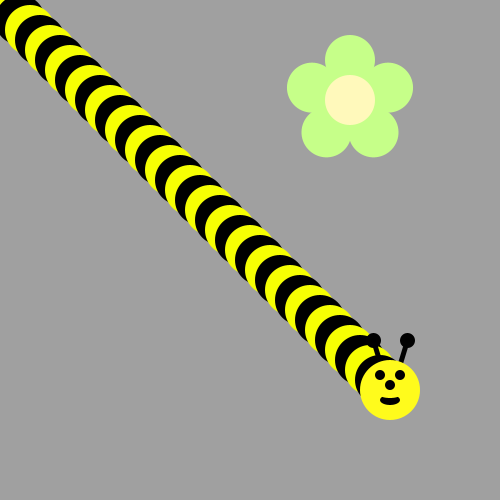
Frame 1 (no input)
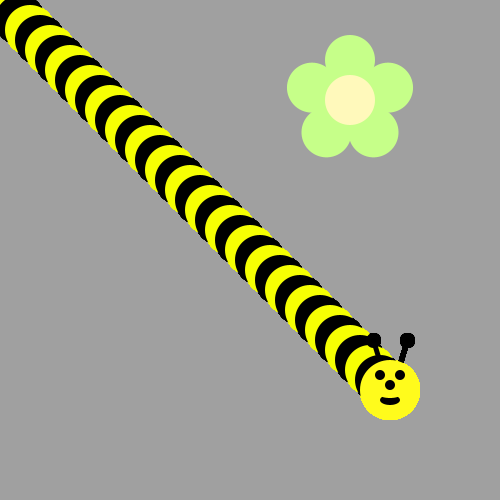
Frame 60 (the mouse pressed at the canvas centre just before this capture)
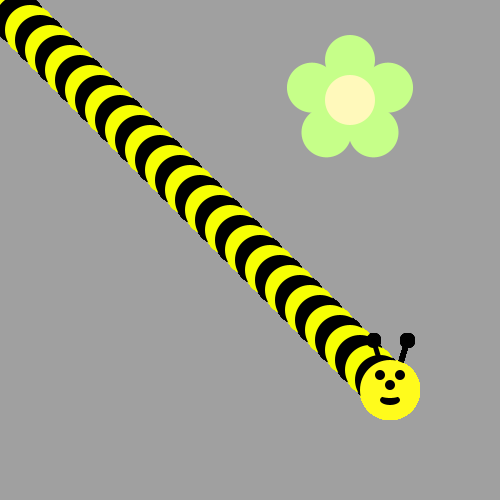
Frame 120 (the mouse held since frame 60 and released just before this capture)

The Processing sketch that drew these frames (run headless with seeded random() and noise(); from frame 60 on, the mouse is pressed at the canvas centre):

// Processing sketch: bumble_bee
// ── bumble_bee.pde

void setup() {
     ellipseMode(CENTER);
     size(500, 500);
     background(160, 160, 160);
     drawFlower(350, 100);
}

void draw() {
  
// First run the program and you should see a flower.  
  
  
/* Then, use a loop to make a body for the Bee! 
(see the image on the recipe, it's a diagonal line of circles)
Use remainder to make the colors alternate between yellow and black
*/
for(int i=0;i<40;i++) {
 if(i%2==0){
  fill(0,0,0); 
 }
 else{
  fill(#F6FF03); 
 } 
 ellipse(i*10,i*10,50,50);
}
drawBeeFace(390,390);

/*
Now put his head on using drawBeeFace(x,y)
*/

}

/**************   Use these methods but  DON'T CHANGE THE CODE BELOW  **************/

void drawFlower(int x, int y) {
     noStroke();
     translate(x, y);
     // draw 5 petals, rotating after each one
     fill(#c6ff89);      // green
      for (int i = 0; i < 5; i++) {
           ellipse(0, -40, 50, 50);
          rotate(radians(72));
     }
     fill(#fff9bb); // light yellow
     ellipse(0, 0, 50, 50);
} 
void drawBeeFace(int BeeFaceX, int BeeFaceY) {
     noStroke();
     fill(0, 0, 0);
     stroke(1);
     strokeWeight(5);
     line(BeeFaceX-10, BeeFaceY-27, BeeFaceX-17, BeeFaceY-50);
     line(BeeFaceX+10, BeeFaceY-27, BeeFaceX+17, BeeFaceY-50);
     ellipse(BeeFaceX-17, BeeFaceY-50, 10, 10);
     ellipse(BeeFaceX+17, BeeFaceY-50, 10, 10);
     noStroke();
     fill(255, 251, 28);
     ellipse(BeeFaceX, BeeFaceY, 60, 60); // face
     fill(255, 237, 209);
     fill(0,0,0);
      ellipse(BeeFaceX-10, BeeFaceY-15, 10, 10); // eyes
     ellipse(BeeFaceX+10, BeeFaceY-15, 10, 10);
      ellipse(BeeFaceX, BeeFaceY-5, 10, 10); // nose
      ellipse(BeeFaceX, BeeFaceY+10, 20, 10);// mouth
     fill(255, 251, 28);
     ellipse(BeeFaceX, BeeFaceY+5, 20, 6);
}
